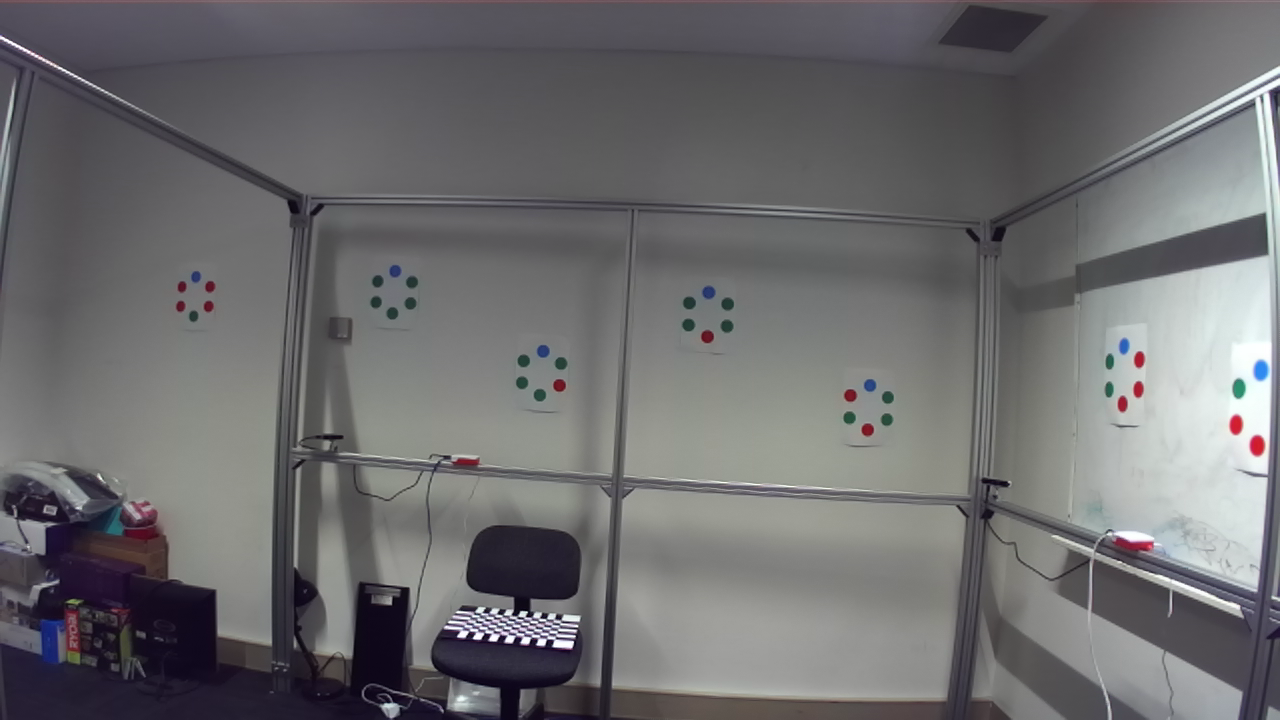
#> input picture camera 11/2022_12_15_15_51_19_927_rgb_left.png, 1280 x 720 px; the run also reads 1 picture not shown here
$ jupyter execute --allow-errors Untitled.ipynb
#> lines starting #> are read from the running program, lines starting #| are printed output that depends on the picture; after the words box and inside, x2 and y2 are one past the last pixel; in counts of white or black regions, pixels touching at a corner belong together
#> in get_target_points, img is the input picture: shape (720, 1280, 3); mean B, G, R 109.9, 108.1, 108.6
### target_localization.py
import numpy as np
import cv2
from scipy.spatial import KDTree
import matplotlib.pyplot as plt

def rough_target_detection(img, min_thresh=50, diff_thresh=50):
    """
    Return mask of the image that meets the conditions for each pixel:
        condition 1: min(r,g,b) < min_thresh
        condition 2: max(r,g,b) - min(r,g,b) > diff_thresh
    :param image:
    :param min_thresh: the threshold of minimum value of RGB channels in an image
    :param diff_thresh: the threshold of difference between the values in RGB channels
    :return: a mask that meets condition 1 and condition 2
    """
#> called with min_thresh = 50, diff_thresh = 50
    img_c_min = img.min(axis=2)
    img_c_max = img.max(axis=2)

    # the mask that meet condition 1
    M1 = (img_c_min < min_thresh)
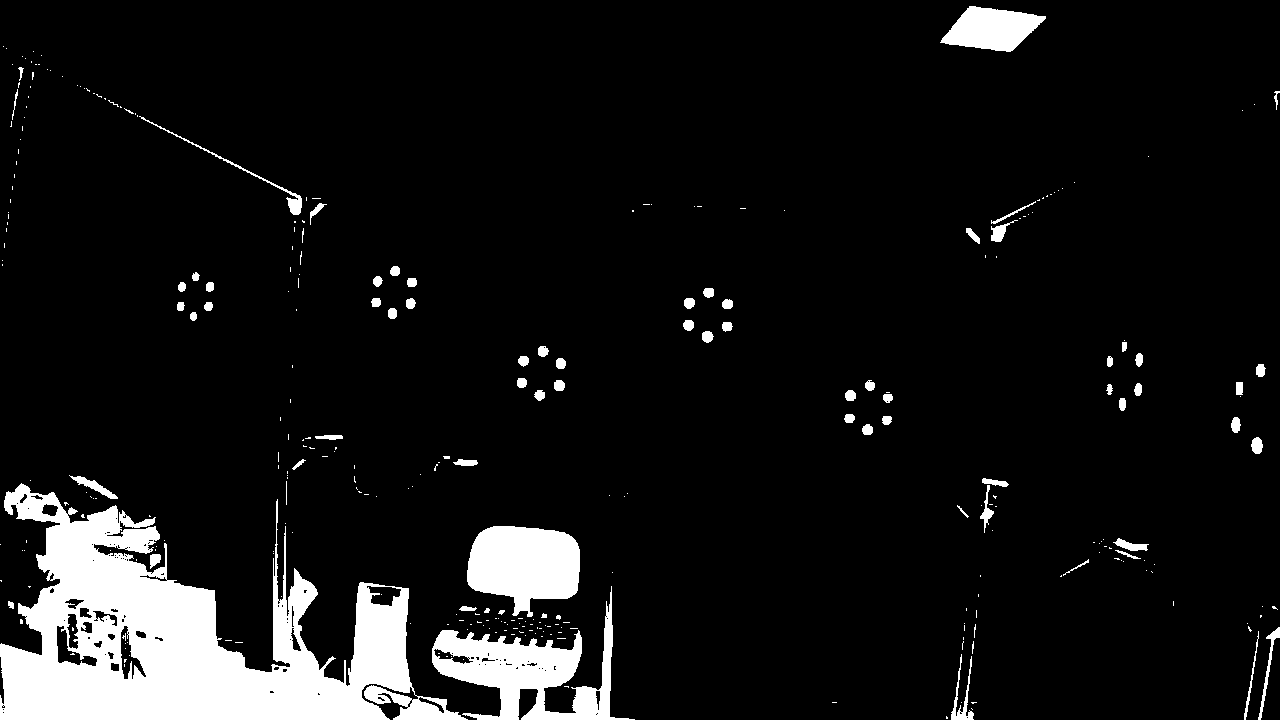
#> M1: shape (720, 1280) bool; 8.5% white; 319 white regions (247 under 20 px), largest, box (x1, y1, x2, y2) and area: (0, 483, 468, 720) 50628, (432, 586, 635, 720) 9323, (467, 526, 580, 617) 7485
    # the mask that meet condition 2
    M2 = (img_c_max - img_c_min) > diff_thresh
#> M2: shape (720, 1280) bool; 0.51% white; 43 white regions (9 under 20 px), largest, box (x1, y1, x2, y2) and area: (40, 620, 64, 664) 782, (1114, 538, 1154, 551) 332, (1254, 360, 1270, 382) 292

    # the mask that meet condition 1 or condition 2
    M = np.logical_or(M1, M2)
#> M: shape (720, 1280) bool; 8.7% white; 317 white regions (243 under 20 px), largest, box (x1, y1, x2, y2) and area: (0, 483, 468, 720) 50815, (432, 586, 635, 720) 9326, (467, 526, 580, 617) 7485
    # change the data type from bool to unsigned integer
    M = M.astype(np.uint8)

    return M

def area_threshold_filter(mask, min_area=20, max_area=450):
    """
    This function will filter out the connected components with too small and too big area
    :param mask: the image mask that need to be filtered
    :param min_area: the minimum area threshold
    :param max_area: the maximum area threshold
    :return: a new mask
    """
#> called with min_area = 20, max_area = 450
    num_labels, labels, stats, centroids = cv2.connectedComponentsWithStats(mask)
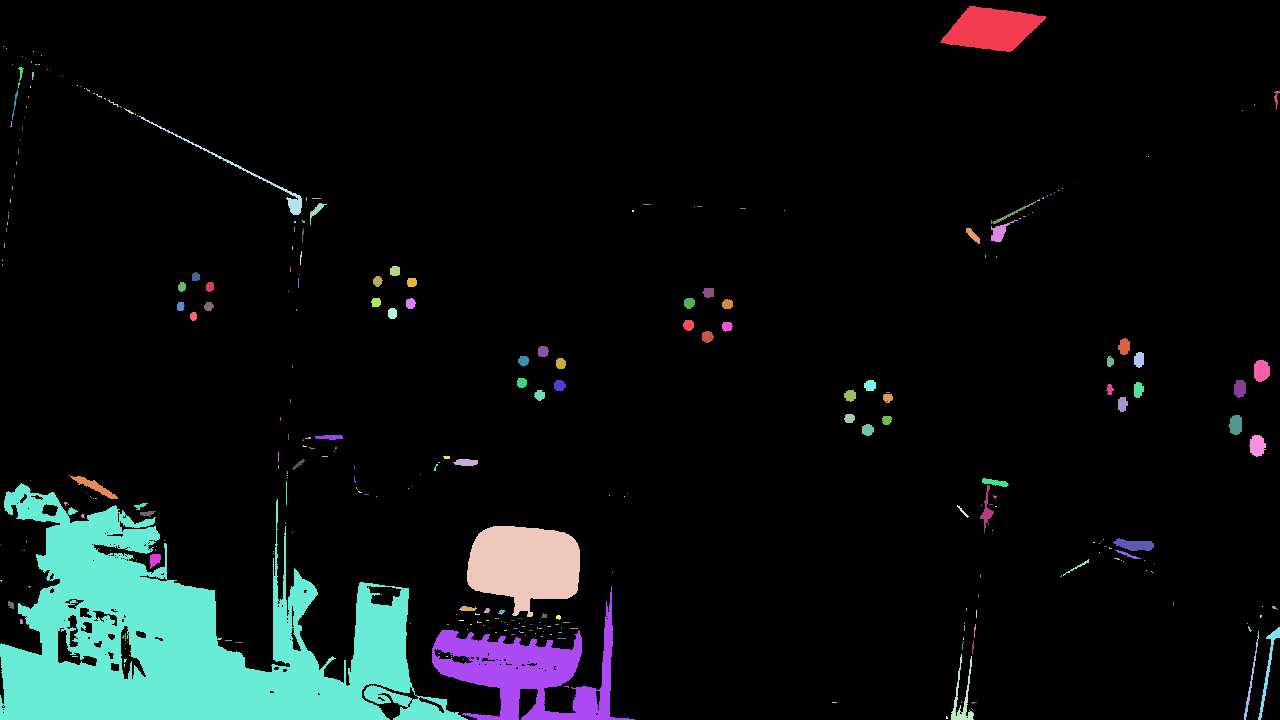
#> labels: shape (720, 1280) int32; 318 distinct labels, from 0 to 317; one colour per label, 0 black
#> num_labels = 318; stats = 318 rows, first 6: [0, 0, 1280, 720, 841742], [940, 6, 106, 46, 3086], [3, 46, 1, 1, 1], [6, 48, 1, 1, 1], [33, 51, 1, 1, 1], [41, 55, 1, 1, 1]; centroids = 318 pairs, first value 0 to 1276, second value 28.53 to 717.2

    # filter the connection components
    filtered_labels = np.zeros_like(labels)

    for label in range(1, num_labels):
        area = stats[label, cv2.CC_STAT_AREA]

        if min_area <= area <= max_area:
            filtered_labels[labels == label] = 255
#> this loop made 317 passes
#> area on passes 1, 12, 21: 3086, 36, 47
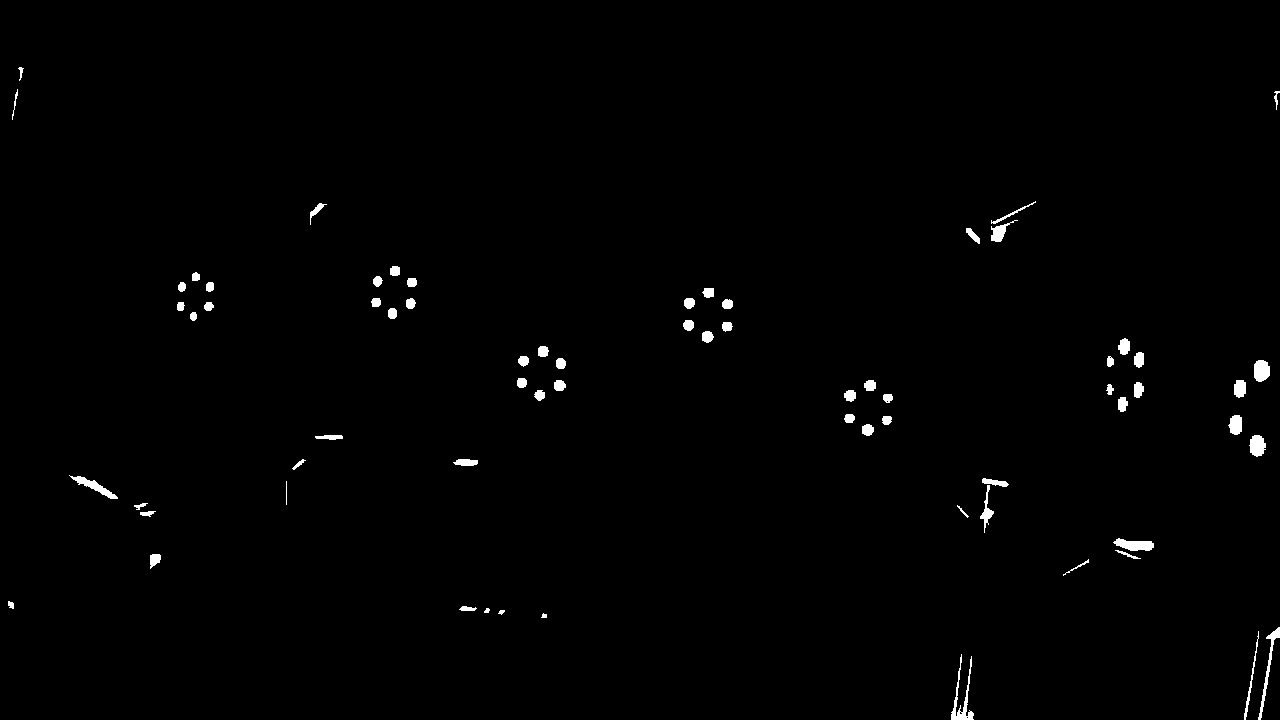
#> filtered_labels: shape (720, 1280) int32; 0.83% white; 69 white regions, largest, box (x1, y1, x2, y2) and area: (951, 654, 974, 720) 425, (1113, 538, 1154, 551) 343, (1258, 627, 1280, 720) 340

    # change the image to binary image
    filtered_M = np.where(filtered_labels == 255, 255, 0).astype(np.uint8)

    return filtered_M

def axis_ratio_filter(mask, axis_ratio_threshold=0.3):
    """
    This function will filter the components that are not obviously not round
    :param mask: the image mask that need to be filtered
    :param axis_ratio_threshold: the axis ratio of a component should greater than this threshold
    :return: a new mask
    """
#> called with axis_ratio_threshold = 0.3

    # Using the axis ratio to remove clusters that are obviously not round
    num_labels, labels, stats, centroids = cv2.connectedComponentsWithStats(mask)
#> labels: shape (720, 1280) int32; 70 distinct labels, from 0 to 69
#> num_labels = 70; stats = 70 rows, first 6: [0, 0, 1280, 720, 913921], [18, 67, 6, 14, 36], [12, 89, 6, 31, 47], [1274, 91, 6, 19, 44], [991, 201, 45, 23, 114], [310, 203, 17, 22, 99]; centroids = 70 pairs, first value 10.61 to 1276, second value 71.94 to 699.1

    # filter the connection components
    filtered_labels = np.zeros_like(labels)

    for label in range(1, num_labels):


        # get current connected area mask
        connected_area_mask =  (labels == label).astype(np.uint8)
        # extract pixel coordinates of the connected area
        indices = np.where(connected_area_mask != 0)
        x_coords = indices[0]
        y_coords = indices[1]

        # Calculate covariance matrix， note that if connected_area_mask has only on elements, we should ignore it
        if x_coords.shape[0] > 1:
            pixel_coordinates = np.vstack((x_coords, y_coords))
            # Get the convariance matrix of current connected clusters' coordinates
            covariance_matrix = np.cov(pixel_coordinates)
            # Calculate the eigenvalues of covariance matrix
            eigenvalues = np.linalg.eigvals(covariance_matrix)
            # Take the square root of the eigenvalues
            sqrt_eigenvalues = np.sqrt(eigenvalues)
            # Get delta_min and delat_max
            delta_min = sqrt_eigenvalues.min()
            delta_max = sqrt_eigenvalues.max()
            axis_ratio = delta_min / delta_max
        else:
            axis_ratio = 0.0
        if axis_ratio > axis_ratio_threshold:
            filtered_labels[labels == label] = 255
#> this loop made 69 passes
#> (indices, covariance_matrix, eigenvalues, sqrt_eigenvalues, delta_min, delta_max, axis_ratio) on passes 1 to 3: (36 positions, rows 67 to 80, columns 18 to 23, [[15.14, -0.744], [-0.744, 1.17]], [15.18, 1.13], [3.9, 1.06], 1.06, 3.9, 0.273), (47 positions, rows 89 to 119, columns 12 to 17, [[73.9, -12.88], [-12.88, 2.5]], [76.15, 0.251], [8.73, 0.501], 0.501, 8.73, 0.0574), (44 positions, rows 91 to 109, columns 1274 to 1279, [[27.18, -0.74], [-0.74, 1.37]], [27.2, 1.35], [5.22, 1.16], 1.16, 5.22, 0.223)
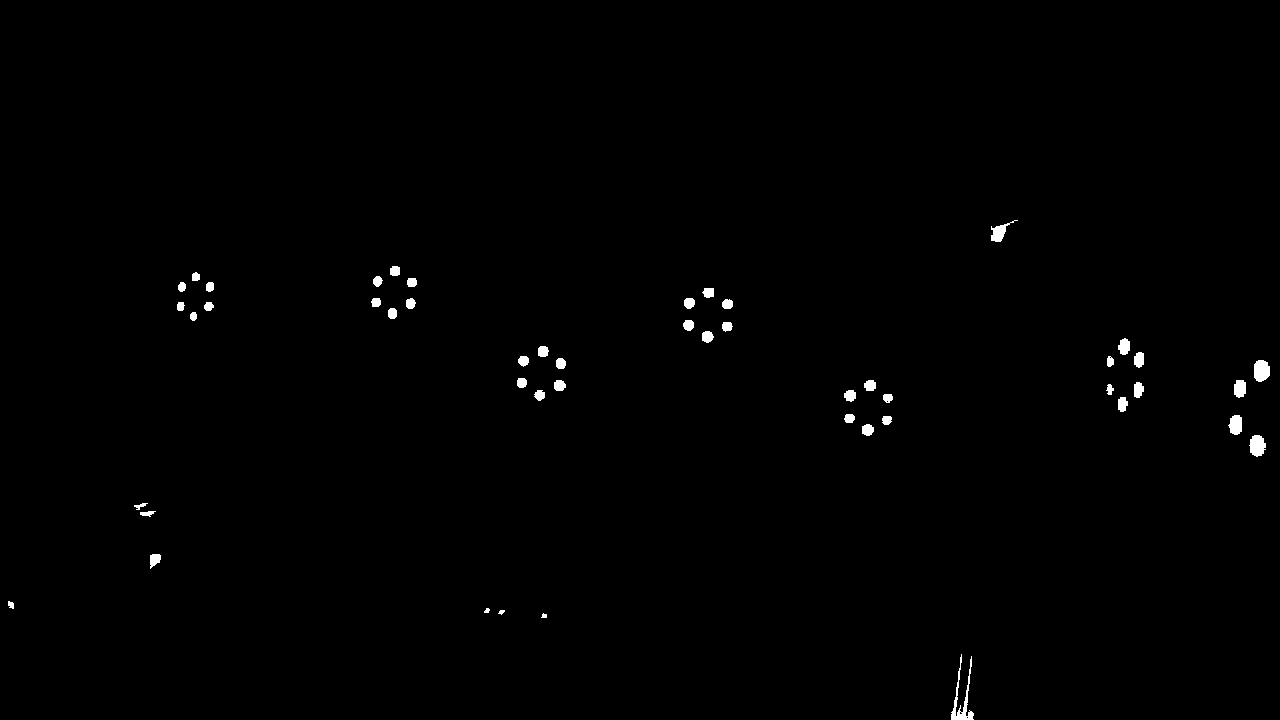
#> filtered_labels: shape (720, 1280) int32; 0.56% white; 49 white regions, largest, box (x1, y1, x2, y2) and area: (951, 654, 974, 720) 425, (1254, 360, 1270, 382) 292, (1249, 435, 1266, 457) 279

    # change the image to binary image
    filtered_M = np.where(filtered_labels == 255, 255, 0).astype(np.uint8)
#> (the rest of the program and of its run is left out)
